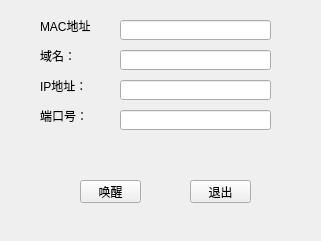
<?xml version="1.0" encoding="UTF-8"?>
<ui version="4.0">
 <class>wolTool</class>
 <widget class="QMainWindow" name="wolTool">
  <property name="geometry">
   <rect>
    <x>0</x>
    <y>0</y>
    <width>321</width>
    <height>241</height>
   </rect>
  </property>
  <property name="windowTitle">
   <string>wolTool</string>
  </property>
  <widget class="QWidget" name="centralWidget">
   <widget class="QLabel" name="label">
    <property name="geometry">
     <rect>
      <x>40</x>
      <y>20</y>
      <width>54</width>
      <height>12</height>
     </rect>
    </property>
    <property name="text">
     <string>MAC地址：</string>
    </property>
   </widget>
   <widget class="QLabel" name="label_2">
    <property name="geometry">
     <rect>
      <x>40</x>
      <y>50</y>
      <width>54</width>
      <height>12</height>
     </rect>
    </property>
    <property name="text">
     <string>域名：</string>
    </property>
   </widget>
   <widget class="QLabel" name="label_3">
    <property name="geometry">
     <rect>
      <x>40</x>
      <y>110</y>
      <width>54</width>
      <height>12</height>
     </rect>
    </property>
    <property name="text">
     <string>端口号：</string>
    </property>
   </widget>
   <widget class="QPushButton" name="pushButton_send">
    <property name="geometry">
     <rect>
      <x>80</x>
      <y>180</y>
      <width>61</width>
      <height>23</height>
     </rect>
    </property>
    <property name="text">
     <string>唤醒</string>
    </property>
   </widget>
   <widget class="QLineEdit" name="lineEdit_mac">
    <property name="geometry">
     <rect>
      <x>120</x>
      <y>20</y>
      <width>151</width>
      <height>20</height>
     </rect>
    </property>
   </widget>
   <widget class="QLineEdit" name="lineEdit_doman">
    <property name="geometry">
     <rect>
      <x>120</x>
      <y>50</y>
      <width>151</width>
      <height>20</height>
     </rect>
    </property>
   </widget>
   <widget class="QLineEdit" name="lineEdit_port">
    <property name="geometry">
     <rect>
      <x>120</x>
      <y>110</y>
      <width>151</width>
      <height>20</height>
     </rect>
    </property>
   </widget>
   <widget class="QLabel" name="label_5">
    <property name="geometry">
     <rect>
      <x>40</x>
      <y>80</y>
      <width>54</width>
      <height>12</height>
     </rect>
    </property>
    <property name="text">
     <string>IP地址：</string>
    </property>
   </widget>
   <widget class="QLineEdit" name="lineEdit_ip">
    <property name="geometry">
     <rect>
      <x>120</x>
      <y>80</y>
      <width>151</width>
      <height>20</height>
     </rect>
    </property>
   </widget>
   <widget class="QPushButton" name="pushButton_send_2">
    <property name="geometry">
     <rect>
      <x>190</x>
      <y>180</y>
      <width>61</width>
      <height>23</height>
     </rect>
    </property>
    <property name="text">
     <string>退出</string>
    </property>
   </widget>
  </widget>
 </widget>
 <layoutdefault spacing="6" margin="11"/>
 <resources/>
 <connections/>
</ui>
